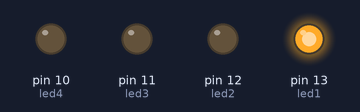
A sketch run on a simulated Arduino Uno, built with avr-gcc and run on an emulated ATmega328P. Parts: output pins drawn as LEDs (lit = HIGH).

Above: at 0.12 s.
At 0.87 s:
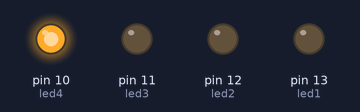
At 1.37 s:
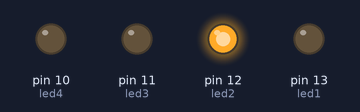
At 2.62 s:
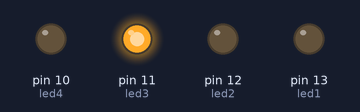
Timing chart, 0 to 3.0 s (numbered marks = the images above):
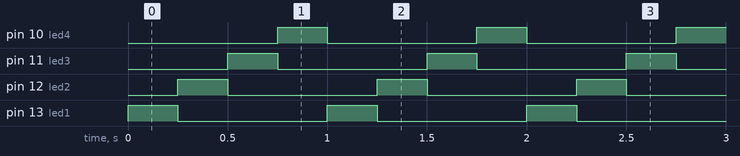

Measured:
- by itself, pin 10 (led4), pin 11 (led3), pin 12 (led2), pin 13 (led1): alternates HIGH for 0.25 s and LOW for 0.75 s
- by itself, everything shown: repeats every 1.0 s, in 4 steps

The sketch:

sketch_feb04a.ino
```cpp
int led1 = 13;
int led2 = 12;
int led3 = 11;
int led4 = 10;


void setup() {
   Serial.begin(9600);

   // Setup the 3 pins as OUTPUT
   pinMode(led1, OUTPUT);
   pinMode(led2, OUTPUT);
   pinMode(led3, OUTPUT);
pinMode(led4, OUTPUT);
}
void loop() {
digitalWrite(led1, HIGH);
delay(250);
digitalWrite(led1, LOW);

digitalWrite(led2, HIGH);
delay(250);
digitalWrite(led2, LOW);

digitalWrite(led3, HIGH);
delay(250);
digitalWrite(led3, LOW);

digitalWrite(led4, HIGH);
delay(250);
digitalWrite(led4, LOW);
}
```
